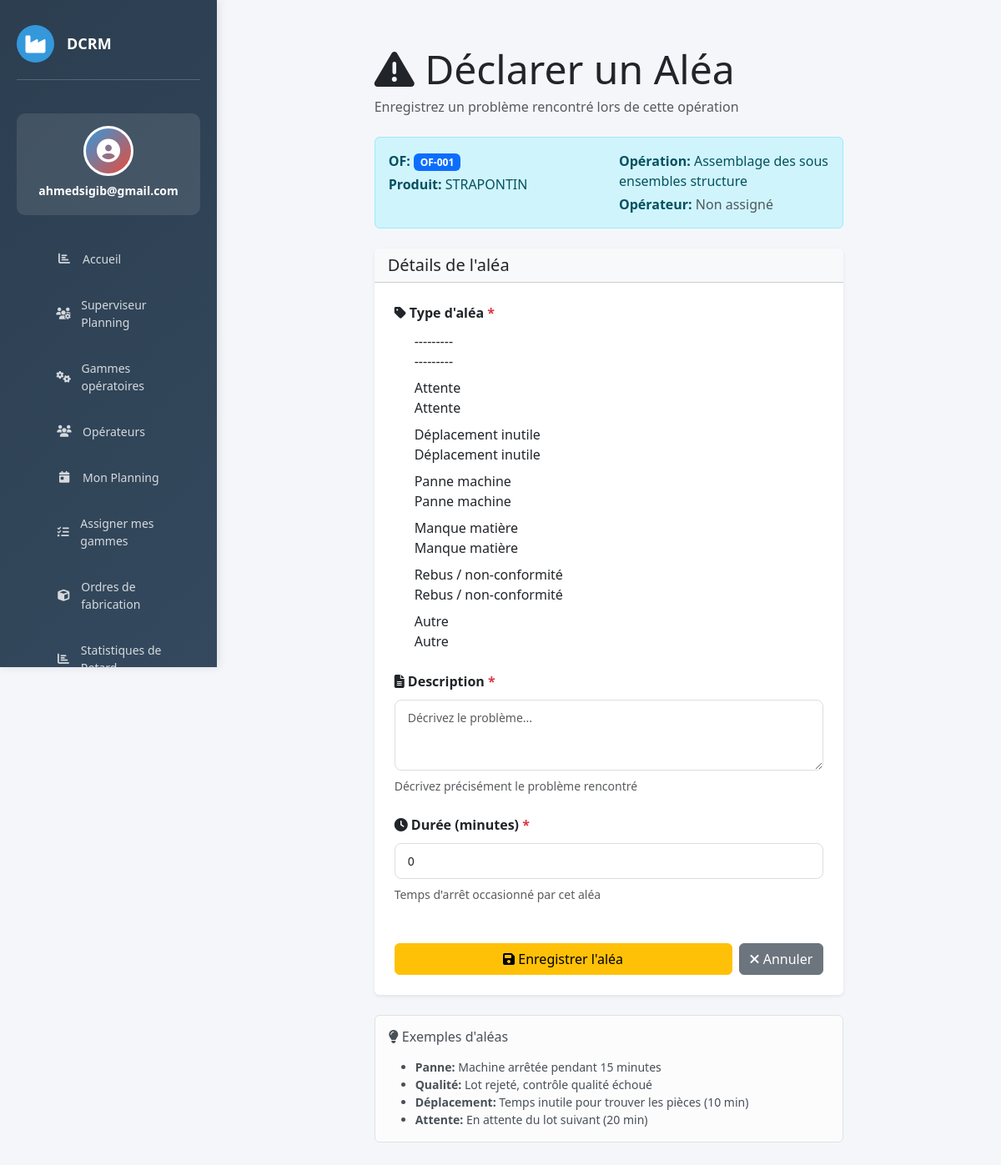
The page /alea/83/ (signed in) on the database its author committed.
### website/models.py (models this page shows, shortened)
class OperationOF(models.Model):
    STATUT_CHOICES = [
        ('en_attente', 'En attente'),
        ('en_cours',   'En cours'),
        ('termine',    'Terminé'),
        ('bloque',     'Bloqué'),
    ]
    of              = models.ForeignKey(OrdreFabrication, on_delete=models.CASCADE)
    gamme_operation = models.ForeignKey(GammeOperation, on_delete=models.CASCADE)
    date_entree     = models.DateTimeField(null=True, blank=True, help_text="Date/heure d'ENTRÉE (saisie manuelle)")
    operateur       = models.ForeignKey(Operateur, null=True, blank=True, on_delete=models.SET_NULL)
    class Meta:
        ordering = ['gamme_operation__ordre']
        unique_together = ('of', 'gamme_operation')

class OrdreFabrication(models.Model):
    numero   = models.CharField(max_length=50, unique=True)
    produit  = models.CharField(max_length=200)
    quantite = models.PositiveIntegerField(default=1)

class GammeOperation(models.Model):
    nom           = models.CharField(max_length=200)
    temps_alloue  = models.DecimalField(max_digits=7, decimal_places=4, help_text="Durée en heures (ex: 1.005)")
    ordre         = models.PositiveSmallIntegerField(help_text="Position dans la gamme")
    operateurs    = models.ManyToManyField(
        'Operateur',
        blank=True,
        related_name='gammes',
        verbose_name="Opérateurs assignés"
    )
    class Meta:
        ordering = ['ordre']

### website/views.py (the view)
# urls.py: path('alea/<int:operation_id>/', views.declarer_alea, name='declarer_alea'),
@login_required(login_url='home')
def declarer_alea(request, operation_id):
    operation = get_object_or_404(OperationOF, id=operation_id)
    if request.method == 'POST':
        form = AleaForm(request.POST)
        if form.is_valid():
            alea = form.save(commit=False)
            alea.operation = operation
            alea.save()
            messages.success(request, f"⚠️ Aléa enregistré : {alea.get_type_alea_display()}")
            return redirect('detail_of', numero_of=operation.of.numero)
    else:
        form = AleaForm()
    context = {
        'form': form,
        'operation': operation,
    }
    return render(request, 'of/declarer_alea.html', context)

### website/forms.py
class AleaForm(forms.ModelForm):
    class Meta:
        model = Alea
        fields = ['type_alea', 'description', 'duree']
        widgets = {
            'type_alea': forms.Select(attrs={'class': 'form-control'}),
            'description': forms.Textarea(attrs={
                'class': 'form-control',
                'rows': 3,
                'placeholder': 'Décrivez le problème...'
            }),
            'duree': forms.NumberInput(attrs={
                'class': 'form-control',
                'placeholder': 'Durée en minutes'
            })
        }

### website/templates/of/declarer_alea.html (shortened to what this page needs)
{% extends 'base.html' %}
{% load static %}
{% block content %}
<div class="container-fluid mt-4">
    <div class="row justify-content-center">
        <div class="col-lg-8">
            <h1 class="display-5 mb-1">
                <i class="fas fa-exclamation-triangle"></i> Déclarer un Aléa
            </h1>
            <p class="text-muted mb-4">
                Enregistrez un problème rencontré lors de cette opération
            </p>
            <div class="alert alert-info mb-4">
                <div class="row">
                    <div class="col-md-6">
                        <p class="mb-1">
                            <strong>OF:</strong>
                            <span class="badge bg-primary">{{ operation.of.numero }}</span>
                        </p>
                        <p class="mb-0">
                            <strong>Produit:</strong> {{ operation.of.produit }}
                        </p>
                    </div>
                    <div class="col-md-6">
                        <p class="mb-1">
                            <strong>Opération:</strong> {{ operation.gamme_operation.nom }}
                        </p>
                        <p class="mb-0">
                            <strong>Opérateur:</strong>
                            {% if operation.operateur %}
                                {{ operation.operateur.prenom }} {{ operation.operateur.nom }}
                            {% else %}
                                <span class="text-muted">Non assigné</span>
                            {% endif %}
                        </p>
                    </div>
                </div>
            </div>
            <div class="card border-0 shadow-sm">
                <div class="card-header bg-light">
                    <h5 class="mb-0">Détails de l'aléa</h5>
                </div>
                <div class="card-body p-4">
                    <form method="POST" novalidate>
                        <div class="mb-4">
                            <label class="form-label">
                                <i class="fas fa-tag"></i> Type d'aléa <span class="text-danger">*</span>
                            </label>
                            <div>
                                {% for choice in form.type_alea %}
                                    <div class="form-check mb-2">
                                        {{ choice.tag }}
                                        <label class="form-check-label">
                                            {{ choice.choice_label }}
                                        </label>
                                    </div>
                                {% endfor %}
                            </div>
                        </div>
                        <div class="mb-4">
                            <label class="form-label">
                                <i class="fas fa-file-alt"></i> Description <span class="text-danger">*</span>
                            </label>
                            {{ form.description }}
                            <small class="text-muted d-block mt-2">
                                Décrivez précisément le problème rencontré
                            </small>
                        </div>
                        <div class="mb-4">
                            <label class="form-label">
                                <i class="fas fa-clock"></i> Durée (minutes) <span class="text-danger">*</span>
                            </label>
                            {{ form.duree }}
                            <small class="text-muted d-block mt-2">
                                Temps d'arrêt occasionné par cet aléa
                            </small>
                        </div>
                        <div class="d-flex gap-2 mt-5">
                            <button type="submit" class="btn btn-warning flex-grow-1">
                                <i class="fas fa-save"></i> Enregistrer l'aléa
                            </button>
                            <a href="{% url 'detail_of' operation.of.numero %}" class="btn btn-secondary">
                                <i class="fas fa-times"></i> Annuler
                            </a>
                        </div>
                    </form>
                </div>
            </div>
            <div class="alert alert-light mt-4 border">
                <h6 class="mb-3">
                    <i class="fas fa-lightbulb"></i> Exemples d'aléas
                </h6>
                <ul class="mb-0 small">
                    <li><strong>Panne:</strong> Machine arrêtée pendant 15 minutes</li>
                    <li><strong>Qualité:</strong> Lot rejeté, contrôle qualité échoué</li>
                    <li><strong>Déplacement:</strong> Temps inutile pour trouver les pièces (10 min)</li>
                    <li><strong>Attente:</strong> En attente du lot suivant (20 min)</li>
                </ul>
            </div>
        </div>
    </div>
</div>
{% endblock %}

### website/templates/base.html (shortened to what this page needs)
{% load static %}
<!DOCTYPE html>
<html lang="fr">
<head>
    <link href="https://cdn.jsdelivr.net/npm/bootstrap@5.3.0/dist/css/bootstrap.min.css" rel="stylesheet">
    <link rel="stylesheet" href="https://cdnjs.cloudflare.com/ajax/libs/font-awesome/6.4.0/css/all.min.css">
</head>
<body>
    {% if user.is_authenticated %}
    <aside class="sidebar">
        <div class="sidebar-header">
            <div class="logo">
                <i class="fas fa-industry"></i>
            </div>
            <h3>DCRM</h3>
        </div>
        <div class="user-profile">
            <div class="user-avatar">
                <i class="fas fa-user-circle"></i>
            </div>
            <h6>{{ user.first_name|default:user.username }}</h6>
        </div>
        <ul class="sidebar-menu">
             <li>
                <a href="{% url 'dashboard' %}">
                    <i class="fas fa-chart-bar"></i>
                    <span>Accueil </span>
                </a>
            </li>
            <li>
                <a href="{% url 'superviseur_dashboard' %}">
                    <i class="fas fa-users-cog"></i>
                    <span>Superviseur Planning</span>
                </a>
            </li>
            <li>
                <a href="{% url 'gammes_list' %}">
                    <i class="fas fa-cogs"></i>
                    <span>Gammes opératoires</span>
                </a>
            </li>
            <li>
                <a href="{% url 'operateur_list' %}">
                    <i class="fas fa-users"></i>
                    <span>Opérateurs</span>
                </a>
            </li>
            {% if user.operateur_profil %}
            <li>
                <a href="{% url 'dashboard_operateur' operateur_id=user.operateur_profil.id %}">
                    <i class="fas fa-calendar-day"></i>
                    <span>Mon Planning</span>
                </a>
            </li>
            <li>
                <a href="{% url 'assigner_gammes' operateur_id=user.operateur_profil.id %}">
                    <i class="fas fa-tasks"></i>
                    <span>Assigner mes gammes</span>
                </a>
            </li>
            {% endif %}
            <li>
                <a href="{% url 'of_list' %}">
                    <i class="fas fa-cube"></i>
                    <span>Ordres de fabrication</span>
                </a>
            </li>
                <li>
                <a href="{% url 'list_retard' %}">
                    <i class="fas fa-chart-bar"></i>
                    <span>Statistiques de Retard</span>
                </a>
            </li>
        </ul>
    </aside>
    {% endif %}
    <div class="main-content">
        {% block content %}
        {% endblock %}
    </div>
</body>
</html>

### website/templates/base.html (style rules this page uses)
:root { --primary: #2c3e50; --secondary: #3498db; --danger: #e74c3c; --success: #27ae60; --warning: #f39c12; }
* { margin: 0; padding: 0; box-sizing: border-box; }
body { font-family: 'Segoe UI', Tahoma, Geneva, Verdana, sans-serif; background-color: #f5f6fa; }
.sidebar { position: fixed; top: 0; left: 0; height: 100vh; width: 260px; background: linear-gradient(135deg, var(--primary) 0%, #34495e 100%); color: white; padding: 30px 20px; overflow-y: auto; box-shadow: 2px 0 10px rgba(0,0,0,0.1); z-index: 1000; }
.sidebar-header { display: flex; align-items: center; gap: 15px; margin-bottom: 40px; padding-bottom: 20px; border-bottom: 1px solid rgba(255,255,255,0.2); }
.sidebar-header .logo { width: 45px; height: 45px; background: var(--secondary); border-radius: 50%; display: flex; align-items: center; justify-content: center; font-size: 24px; }
.sidebar-header h3 { font-size: 18px; font-weight: 700; margin: 0; }
.user-profile { background: rgba(255,255,255,0.1); padding: 15px; border-radius: 10px; margin-bottom: 30px; text-align: center; }
.user-avatar { width: 60px; height: 60px; background: linear-gradient(135deg, var(--secondary), var(--danger)); border-radius: 50%; margin: 0 auto 10px; display: flex; align-items: center; justify-content: center; font-size: 28px; border: 3px solid white; }
.user-profile h6 { margin: 10px 0 5px; font-weight: 600; font-size: 14px; }
.sidebar-menu { list-style: none; margin-bottom: 30px; }
.sidebar-menu li { margin-bottom: 10px; }
.sidebar-menu a { display: flex; align-items: center; gap: 12px; padding: 12px 15px; color: rgba(255,255,255,0.8); text-decoration: none; border-radius: 8px; transition: all 0.3s ease; font-size: 14px; }
.sidebar-menu i { width: 20px; text-align: center; }
.main-content { margin-left: 260px; padding: 30px; min-height: 100vh; }

### website/templates/of/declarer_alea.html (style rules this page uses)
.form-label { font-weight: 600; color: var(--text-dark); margin-bottom: 10px; }
.form-control { border: 1px solid #ddd; border-radius: 8px; padding: 10px 15px; font-size: 14px; }

### rows shown on the page
OperationOF: of.numero "OF-001", of.produit "STRAPONTIN", gamme_operation.nom "Assemblage des sous ensembles structure"

### other values the page prints
{{ user.first_name|default:user.username }} "ahmedsigib@gmail.com"
{{ choice.choice_label }} "---------" "Attente" "Déplacement inutile" "Panne machine" "Manque matière" "Rebus / non-conformité" "Autre"
